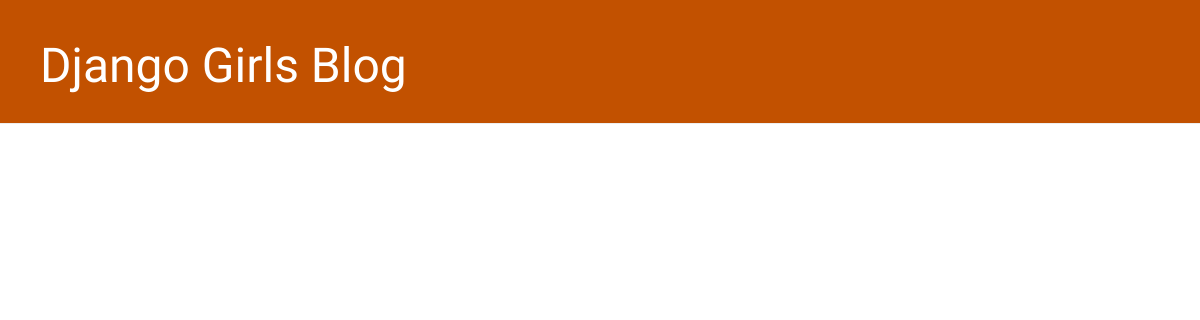
Before: / with the older database file.
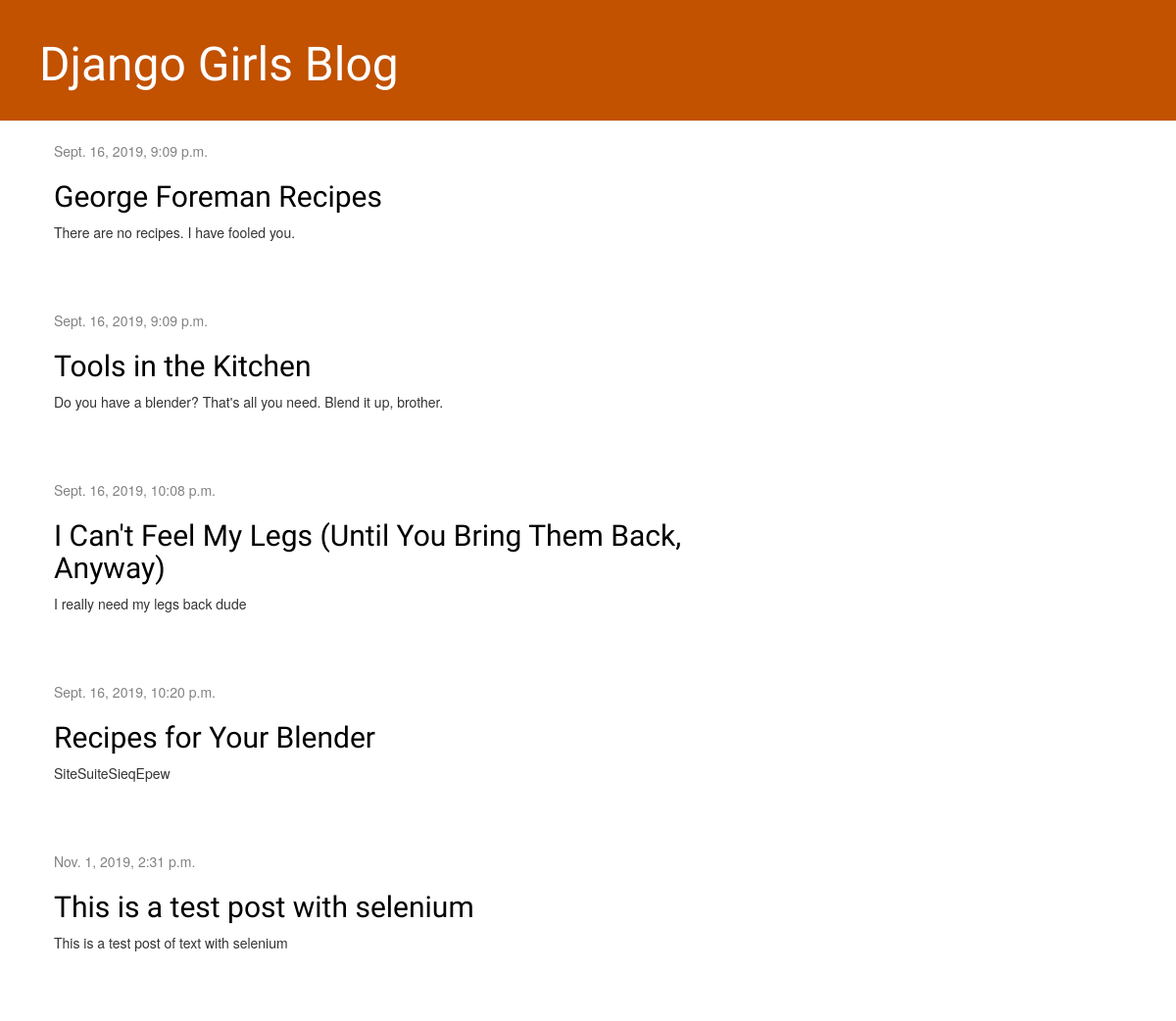
After: the same page with the newer database file.
### blog/models.py (models this page shows, shortened)
class Post(models.Model):
    author = models.ForeignKey(settings.AUTH_USER_MODEL, on_delete=models.CASCADE)
    title = models.CharField(max_length=200)
    text = models.TextField()
    created_date = models.DateTimeField(default=timezone.now)
    published_date = models.DateTimeField(blank=True, null=True)

### blog/views.py (the view)
# urls.py: path('', views.post_list, name='post_list'),
def post_list(request):
    posts = Post.objects.filter(published_date__lte=timezone.now()).order_by('published_date')
    return render(request, 'blog/post_list.html', {'posts': posts,})

### blog/templates/blog/post_list.html
{% extends 'blog/base.html' %}
{% block content%}
    {% for post in posts %}
        <div class="post">
            <div class="date">
                {{ post.published_date }}
            </div>
            <h2><a href="{% url 'post_detail' pk=post.pk %}">{{ post.title }}</a></h2>
            <p>{{ post.text|linebreaksbr }}</p>
        </div>
    {% endfor %}
{% endblock %}

### blog/templates/blog/base.html (shortened to what this page needs)
{% load static %}
<html>
    <head>
        <link rel="stylesheet" href="//maxcdn.bootstrapcdn.com/bootstrap/3.2.0/css/bootstrap.min.css">
        <link rel="stylesheet" href="//maxcdn.bootstrapcdn.com/bootstrap/3.2.0/css/bootstrap-theme.min.css">
        <link rel="stylesheet" href="{% static 'css/blog.css' %}">
    </head>
    <body>
        <div class="page-header">
            <h1><a href="/">Django Girls Blog</a></h1>
        </div>
        <div class="content container">
            <div class="row">
                <div class="col-md-8">
                    {% block content %}
                    {% endblock %}
                </div>
            </div>
        </div>
    </body>
</html>

### blog/static/css/blog.css (style rules this page uses)
.page-header { background-color: #C25100; margin-top: 0; padding: 20px 20px 20px 40px; }
.page-header h1, .page-header h1 a, .page-header h1 a:visited, .page-header h1 a:active { color: #ffffff; font-size: 36pt; text-decoration: none; }
.content { margin-left: 40px; }
h1, h2, h3, h4 { font-family: 'Lobster', cursive; }
.date { color: #828282; }
.post { margin-bottom: 70px; }
.post h2 a, .post h2 a:visited { color: #000000; }

Changed rows visible on the page:
added Post: published_date "Sept. 16, 2019, 9:09 p.m.", title "George Foreman Recipes", text "There are no recipes. I have fooled you."
added Post: published_date "Sept. 16, 2019, 9:09 p.m.", title "Tools in the Kitchen", text "Do you have a blender? That's all you need. Blend it up, brother."
added Post: published_date "Sept. 16, 2019, 10:08 p.m.", title "I Can't Feel My Legs (Until You Bring Them Back, Anyway)", text "I really need my legs back dude"
added Post: published_date "Sept. 16, 2019, 10:20 p.m.", title "Recipes for Your Blender", text "SiteSuiteSieqEpew"
added Post: published_date "Nov. 1, 2019, 2:31 p.m.", title "This is a test post with selenium", text "This is a test post of text with selenium"
